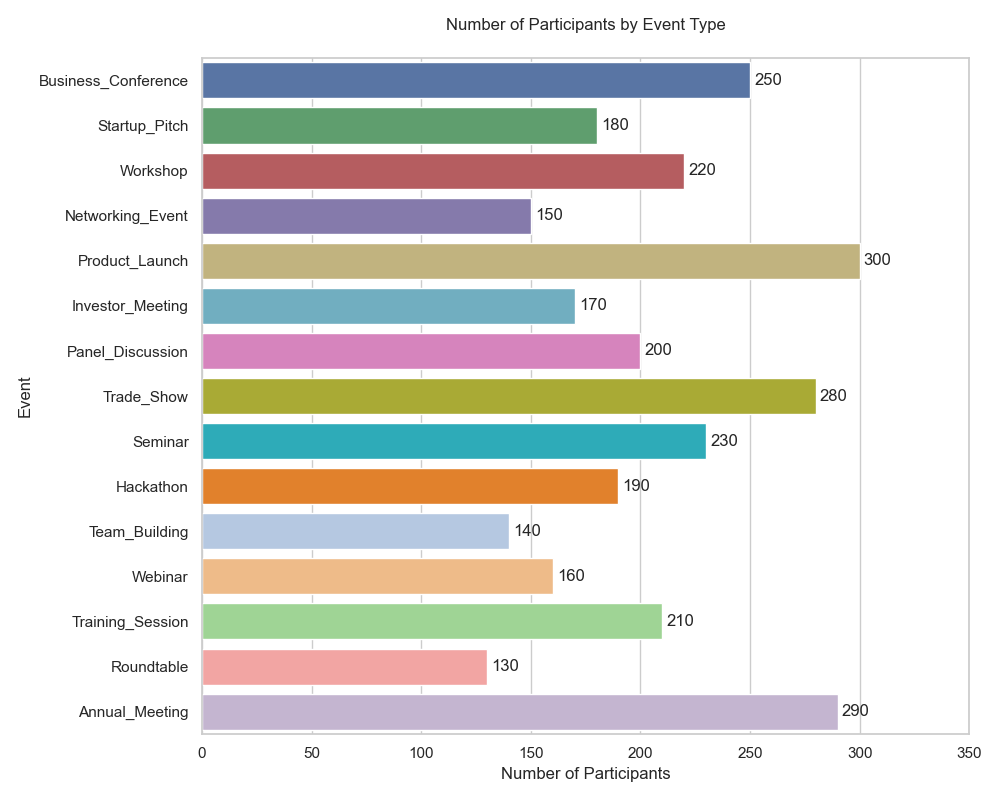

Source code (Python):

import seaborn as sns
import matplotlib.pyplot as plt
import pandas as pd

data = {
    'Event': ['Business_Conference', 'Startup_Pitch', 'Workshop', 'Networking_Event', 'Product_Launch', 
              'Investor_Meeting', 'Panel_Discussion', 'Trade_Show', 'Seminar', 'Hackathon', 'Team_Building', 
              'Webinar', 'Training_Session', 'Roundtable', 'Annual_Meeting'],
    'Participants': [250, 180, 220, 150, 300, 170, 200, 280, 230, 190, 140, 160, 210, 130, 290]
}

df = pd.DataFrame(data)

f, ax = plt.subplots(figsize=(10, 8))

palette = ['#4c72b0', '#55a868', '#c44e52', '#8172b3', '#ccb974', '#64b5cd', 
           '#e377c2', '#bcbd22', '#17becf', '#ff7f0e', '#aec7e8', '#ffbb78', 
           '#98df8a', '#ff9896', '#c5b0d5']

sns.barplot(x='Participants', y='Event', data=df,
            palette=palette, orient='h', ax=ax, dodge=False)

ax.set(xlim=(0, 350), xlabel="Number of Participants", ylabel="Event")
ax.set_title('Number of Participants by Event Type', pad=20)

for container in ax.containers:
    ax.bar_label(container, label_type='edge', padding=3)

plt.tight_layout()
plt.show()
